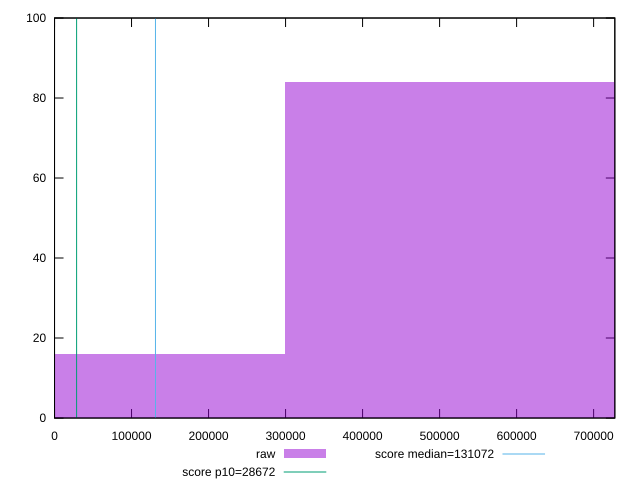

gnuplot code for this plot:
reset

$raw <<EOF
599630.4429691298 84
0 16
EOF

set key outside below
set boxwidth 599630.4429691298
set xrange [0:727521.8476388889]
set yrange [0:100]
set trange [0:100]
set style fill transparent solid 0.5 noborder

set parametric
set terminal svg size 640, 490 enhanced background rgb 'white'
set output "reports/report_00028_2021-02-24T12-49-42.674Z/uses-long-cache-ttl/samples/agenda/raw/histogram.svg"

plot $raw title "raw" with boxes, \
     28672,t title "score p10=28672", \
     131072,t title "score median=131072"

reset
